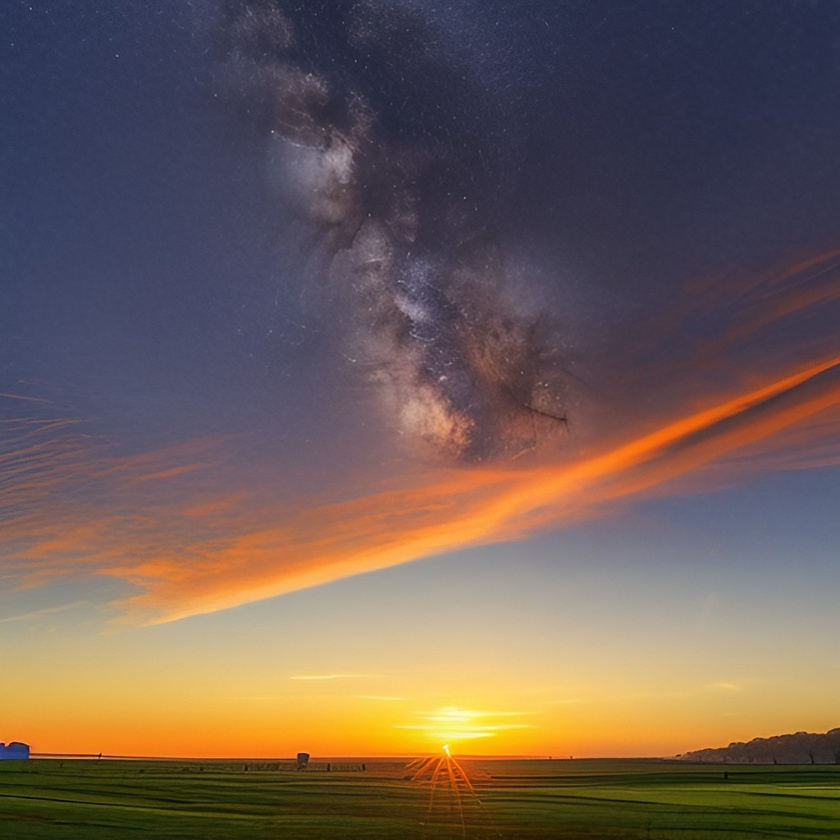
#> input picture exercise8/image.jpg, 840 x 840 px, shrunk from 1024 x 1024 before the run
$ python mynumpy.py
#> lines starting #> are read from the running program, lines starting #| are printed output that depends on the picture
import numpy as np
import matplotlib.pyplot as plt

img = plt.imread("image.jpg")
#> img is the input picture: shape (840, 840, 3); mean R, G, B 111.7, 93.7, 85.2

red_channel = img[:, :, 0]
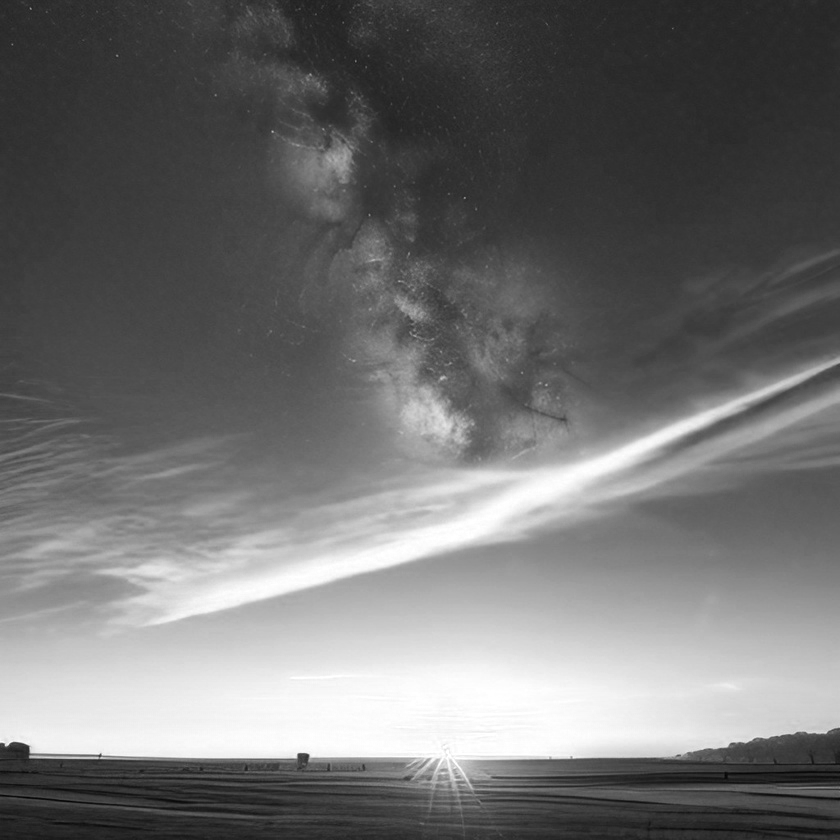
#> red_channel: shape (840, 840); min 3, max 255, mean 111.7
green_channel = img[:, :, 1]
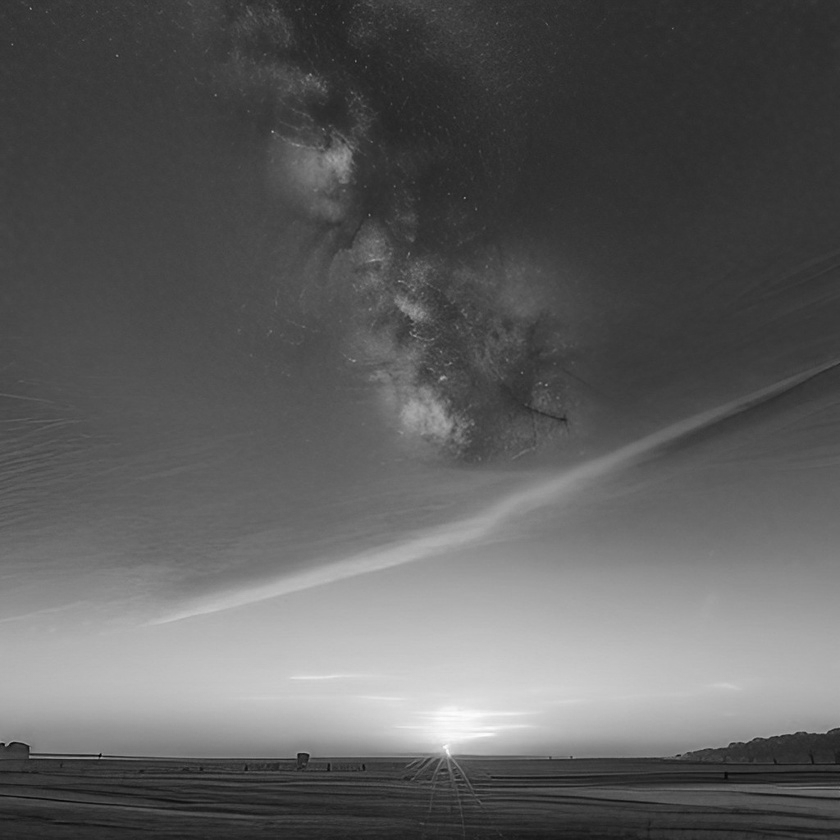
#> green_channel: shape (840, 840); min 0, max 253, mean 93.7
blue_channel = img[:, :, 2]
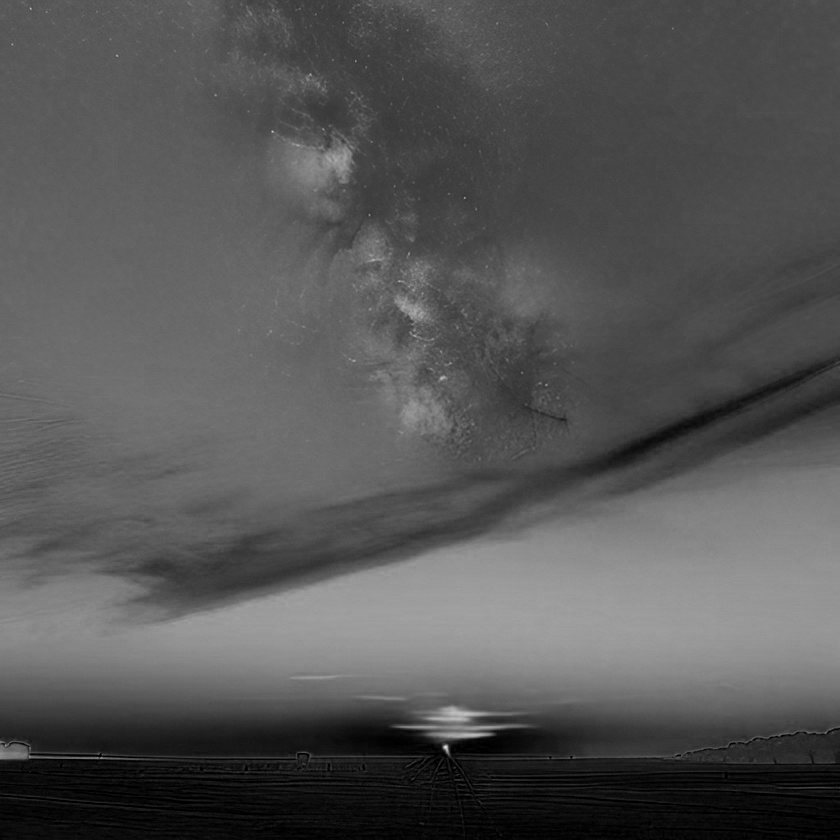
#> blue_channel: shape (840, 840); min 0, max 226, mean 85.2
red_values = red_channel.flatten()
green_values = green_channel.flatten()
blue_values = blue_channel.flatten()
red_hist, _ = np.histogram(red_values, bins=256, range=(0, 256))
#> red_hist = 256 values, max 10882 at index 46, min 0 at index 0, mean 2756.2
green_hist, _ = np.histogram(green_values, bins=256, range=(0, 256))
#> green_hist = 256 values, max 17525 at index 47, min 0 at index 1, mean 2756.2
blue_hist, _ = np.histogram(blue_values, bins=256, range=(0, 256))
#> blue_hist = 256 values, max 18695 at index 73, min 0 at index 190, mean 2756.2

bins = np.arange(256)
plt.figure(figsize=(10, 5))  # גודל הגרף

plt.plot(bins, red_hist, color='red', label='Red')
plt.plot(bins, green_hist, color='green', label='Green')
plt.plot(bins, blue_hist, color='blue', label='Blue')

plt.title("RGB Histogram")
plt.xlabel("Pixel Value")
plt.ylabel("Number of Pixels")
plt.legend()
plt.show()
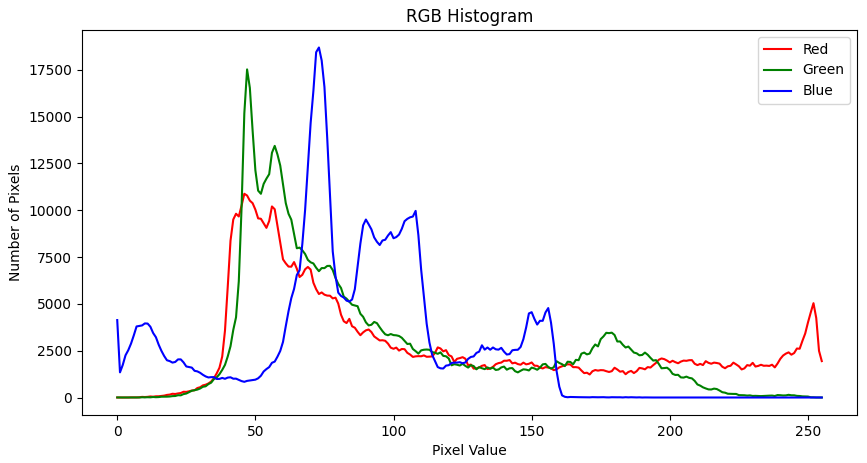
#> figure drawn by matplotlib, 1 panel; curve peaks at x = 46, y = 10882; curve peaks at x = 47, y = 17525; curve peaks at x = 73, y = 18695
